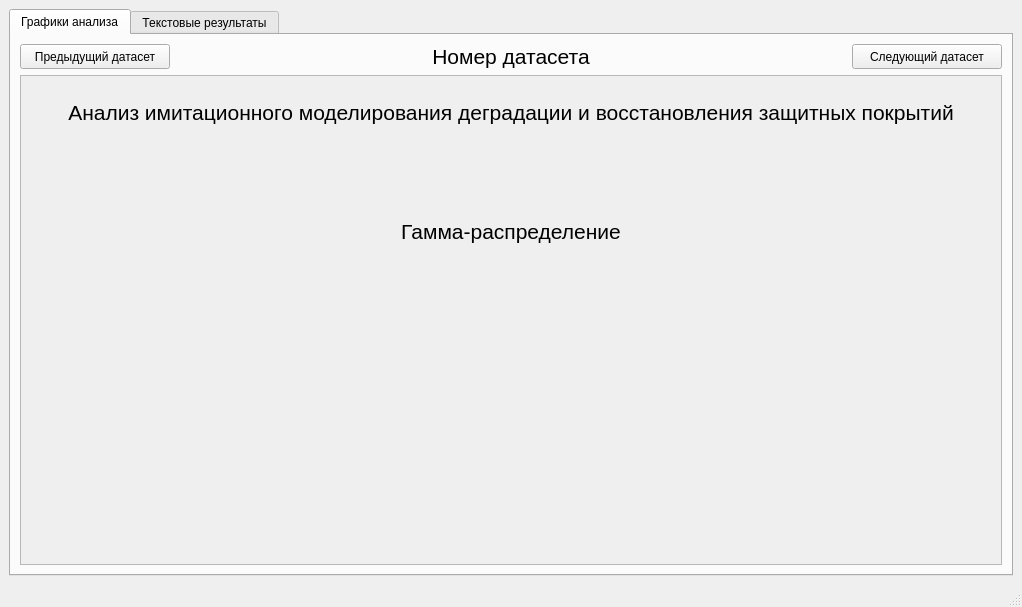
<?xml version="1.0" encoding="UTF-8"?>
<ui version="4.0">
 <class>MainWindow</class>
 <widget class="QMainWindow" name="MainWindow">
  <property name="geometry">
   <rect>
    <x>0</x>
    <y>0</y>
    <width>1022</width>
    <height>607</height>
   </rect>
  </property>
  <property name="sizePolicy">
   <sizepolicy hsizetype="Preferred" vsizetype="Preferred">
    <horstretch>0</horstretch>
    <verstretch>0</verstretch>
   </sizepolicy>
  </property>
  <property name="windowTitle">
   <string>MainWindow</string>
  </property>
  <widget class="QWidget" name="centralwidget">
   <property name="sizePolicy">
    <sizepolicy hsizetype="Maximum" vsizetype="Maximum">
     <horstretch>0</horstretch>
     <verstretch>0</verstretch>
    </sizepolicy>
   </property>
   <layout class="QVBoxLayout" name="verticalLayout_2">
    <item>
     <widget class="QTabWidget" name="tabWidget">
      <property name="currentIndex">
       <number>0</number>
      </property>
      <widget class="QWidget" name="charts_tab">
       <attribute name="title">
        <string>Графики анализа</string>
       </attribute>
       <layout class="QVBoxLayout" name="verticalLayout_5">
        <item>
         <layout class="QHBoxLayout" name="horizontalLayout">
          <item>
           <widget class="QPushButton" name="previous_button">
            <property name="maximumSize">
             <size>
              <width>150</width>
              <height>30</height>
             </size>
            </property>
            <property name="text">
             <string>Предыдущий датасет</string>
            </property>
           </widget>
          </item>
          <item>
           <widget class="QLabel" name="dataset_name">
            <property name="font">
             <font>
              <pointsize>16</pointsize>
             </font>
            </property>
            <property name="text">
             <string>Номер датасета</string>
            </property>
            <property name="alignment">
             <set>Qt::AlignCenter</set>
            </property>
           </widget>
          </item>
          <item>
           <widget class="QPushButton" name="next_button">
            <property name="maximumSize">
             <size>
              <width>150</width>
              <height>30</height>
             </size>
            </property>
            <property name="text">
             <string>Следующий датасет</string>
            </property>
           </widget>
          </item>
         </layout>
        </item>
        <item>
         <widget class="QScrollArea" name="scrollArea">
          <property name="horizontalScrollBarPolicy">
           <enum>Qt::ScrollBarAlwaysOff</enum>
          </property>
          <property name="widgetResizable">
           <bool>true</bool>
          </property>
          <widget class="QWidget" name="scrollAreaWidgetContents">
           <property name="geometry">
            <rect>
             <x>0</x>
             <y>0</y>
             <width>978</width>
             <height>461</height>
            </rect>
           </property>
           <layout class="QGridLayout" name="gridLayout">
            <property name="sizeConstraint">
             <enum>QLayout::SetDefaultConstraint</enum>
            </property>
            <item row="3" column="0">
             <layout class="QGridLayout" name="charts_container">
              <property name="sizeConstraint">
               <enum>QLayout::SetMinAndMaxSize</enum>
              </property>
              <item row="1" column="1">
               <widget class="ScaledImageLabel" name="ecdf_func">
                <property name="sizePolicy">
                 <sizepolicy hsizetype="Preferred" vsizetype="Preferred">
                  <horstretch>0</horstretch>
                  <verstretch>0</verstretch>
                 </sizepolicy>
                </property>
                <property name="text">
                 <string/>
                </property>
                <property name="scaledContents">
                 <bool>false</bool>
                </property>
               </widget>
              </item>
              <item row="2" column="1">
               <widget class="ScaledImageLabel" name="linear_normal_dispersion_func">
                <property name="sizePolicy">
                 <sizepolicy hsizetype="Preferred" vsizetype="Preferred">
                  <horstretch>0</horstretch>
                  <verstretch>0</verstretch>
                 </sizepolicy>
                </property>
                <property name="text">
                 <string/>
                </property>
                <property name="scaledContents">
                 <bool>false</bool>
                </property>
               </widget>
              </item>
              <item row="2" column="0">
               <widget class="ScaledImageLabel" name="veybula_linear_func">
                <property name="sizePolicy">
                 <sizepolicy hsizetype="Preferred" vsizetype="Preferred">
                  <horstretch>0</horstretch>
                  <verstretch>0</verstretch>
                 </sizepolicy>
                </property>
                <property name="text">
                 <string/>
                </property>
                <property name="scaledContents">
                 <bool>false</bool>
                </property>
               </widget>
              </item>
              <item row="1" column="0">
               <widget class="ScaledImageLabel" name="life_time_gistogram">
                <property name="enabled">
                 <bool>true</bool>
                </property>
                <property name="sizePolicy">
                 <sizepolicy hsizetype="Preferred" vsizetype="Preferred">
                  <horstretch>0</horstretch>
                  <verstretch>0</verstretch>
                 </sizepolicy>
                </property>
                <property name="text">
                 <string/>
                </property>
                <property name="scaledContents">
                 <bool>false</bool>
                </property>
               </widget>
              </item>
              <item row="3" column="0">
               <widget class="ScaledImageLabel" name="linear_lognormal_dispersion_func">
                <property name="enabled">
                 <bool>true</bool>
                </property>
                <property name="sizePolicy">
                 <sizepolicy hsizetype="Preferred" vsizetype="Preferred">
                  <horstretch>0</horstretch>
                  <verstretch>0</verstretch>
                 </sizepolicy>
                </property>
                <property name="text">
                 <string/>
                </property>
                <property name="scaledContents">
                 <bool>false</bool>
                </property>
                <property name="alignment">
                 <set>Qt::AlignCenter</set>
                </property>
               </widget>
              </item>
             </layout>
            </item>
            <item row="2" column="0">
             <layout class="QVBoxLayout" name="verticalLayout_4">
              <item>
               <layout class="QVBoxLayout" name="verticalLayout_3">
                <item>
                 <widget class="QLabel" name="label">
                  <property name="font">
                   <font>
                    <pointsize>16</pointsize>
                   </font>
                  </property>
                  <property name="text">
                   <string>Анализ имитационного моделирования деградации и восстановления защитных покрытий</string>
                  </property>
                  <property name="alignment">
                   <set>Qt::AlignCenter</set>
                  </property>
                 </widget>
                </item>
                <item>
                 <widget class="ScaledImageLabel" name="modeling_func">
                  <property name="text">
                   <string/>
                  </property>
                 </widget>
                </item>
               </layout>
              </item>
              <item>
               <layout class="QVBoxLayout" name="verticalLayout">
                <item>
                 <widget class="QLabel" name="label_3">
                  <property name="font">
                   <font>
                    <pointsize>16</pointsize>
                   </font>
                  </property>
                  <property name="text">
                   <string>Гамма-распределение</string>
                  </property>
                  <property name="alignment">
                   <set>Qt::AlignCenter</set>
                  </property>
                 </widget>
                </item>
                <item>
                 <widget class="ScaledImageLabel" name="gamma_funcs">
                  <property name="text">
                   <string/>
                  </property>
                 </widget>
                </item>
               </layout>
              </item>
             </layout>
            </item>
           </layout>
          </widget>
         </widget>
        </item>
       </layout>
      </widget>
      <widget class="QWidget" name="text_output_tab">
       <attribute name="title">
        <string>Текстовые результаты</string>
       </attribute>
       <widget class="QLabel" name="text_output">
        <property name="geometry">
         <rect>
          <x>10</x>
          <y>10</y>
          <width>641</width>
          <height>481</height>
         </rect>
        </property>
        <property name="text">
         <string>TextLabel</string>
        </property>
        <property name="alignment">
         <set>Qt::AlignLeading|Qt::AlignLeft|Qt::AlignTop</set>
        </property>
       </widget>
      </widget>
     </widget>
    </item>
   </layout>
  </widget>
  <widget class="QMenuBar" name="menubar">
   <property name="geometry">
    <rect>
     <x>0</x>
     <y>0</y>
     <width>1022</width>
     <height>22</height>
    </rect>
   </property>
  </widget>
  <widget class="QStatusBar" name="statusbar"/>
 </widget>
 <customwidgets>
  <customwidget>
   <class>ScaledImageLabel</class>
   <extends>QLabel</extends>
   <header>app.widgets.image_label</header>
  </customwidget>
 </customwidgets>
 <resources/>
 <connections/>
</ui>
